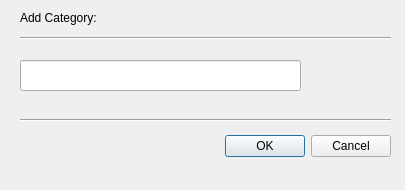
<?xml version="1.0" encoding="UTF-8"?>
<ui version="4.0">
 <class>dialog</class>
 <widget class="QDialog" name="dialog">
  <property name="geometry">
   <rect>
    <x>0</x>
    <y>0</y>
    <width>405</width>
    <height>190</height>
   </rect>
  </property>
  <property name="windowTitle">
   <string>Dialog</string>
  </property>
  <property name="sizeGripEnabled">
   <bool>false</bool>
  </property>
  <widget class="QDialogButtonBox" name="buttonBox">
   <property name="geometry">
    <rect>
     <x>50</x>
     <y>130</y>
     <width>341</width>
     <height>32</height>
    </rect>
   </property>
   <property name="orientation">
    <enum>Qt::Horizontal</enum>
   </property>
   <property name="standardButtons">
    <set>QDialogButtonBox::Cancel|QDialogButtonBox::Ok</set>
   </property>
  </widget>
  <widget class="QLabel" name="label">
   <property name="geometry">
    <rect>
     <x>20</x>
     <y>10</y>
     <width>101</width>
     <height>16</height>
    </rect>
   </property>
   <property name="text">
    <string>Add Category:</string>
   </property>
  </widget>
  <widget class="QLineEdit" name="lineEdit">
   <property name="geometry">
    <rect>
     <x>20</x>
     <y>60</y>
     <width>281</width>
     <height>31</height>
    </rect>
   </property>
   <property name="text">
    <string/>
   </property>
  </widget>
  <widget class="Line" name="line">
   <property name="geometry">
    <rect>
     <x>20</x>
     <y>110</y>
     <width>371</width>
     <height>21</height>
    </rect>
   </property>
   <property name="orientation">
    <enum>Qt::Horizontal</enum>
   </property>
  </widget>
  <widget class="Line" name="line_2">
   <property name="geometry">
    <rect>
     <x>20</x>
     <y>30</y>
     <width>371</width>
     <height>16</height>
    </rect>
   </property>
   <property name="orientation">
    <enum>Qt::Horizontal</enum>
   </property>
  </widget>
 </widget>
 <resources/>
 <connections>
  <connection>
   <sender>buttonBox</sender>
   <signal>accepted()</signal>
   <receiver>dialog</receiver>
   <slot>accept()</slot>
   <hints>
    <hint type="sourcelabel">
     <x>248</x>
     <y>254</y>
    </hint>
    <hint type="destinationlabel">
     <x>157</x>
     <y>274</y>
    </hint>
   </hints>
  </connection>
  <connection>
   <sender>buttonBox</sender>
   <signal>rejected()</signal>
   <receiver>dialog</receiver>
   <slot>reject()</slot>
   <hints>
    <hint type="sourcelabel">
     <x>316</x>
     <y>260</y>
    </hint>
    <hint type="destinationlabel">
     <x>286</x>
     <y>274</y>
    </hint>
   </hints>
  </connection>
 </connections>
</ui>
